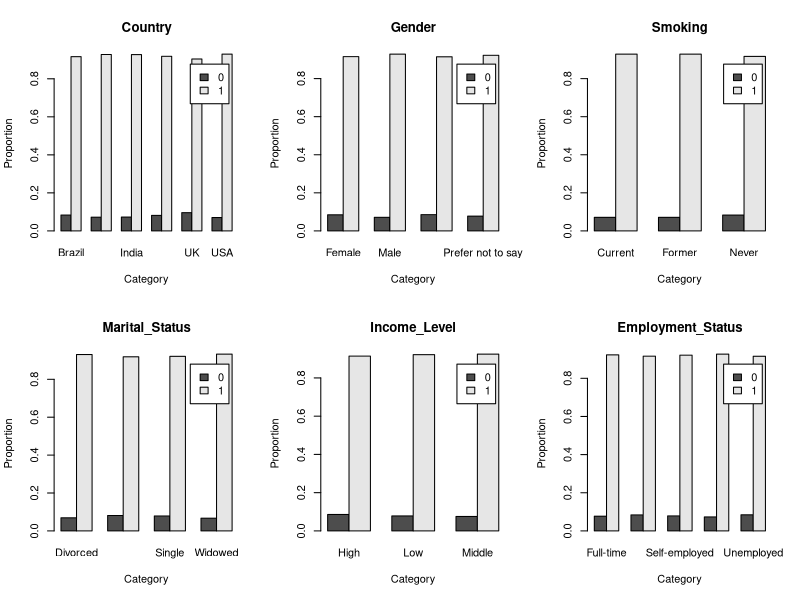
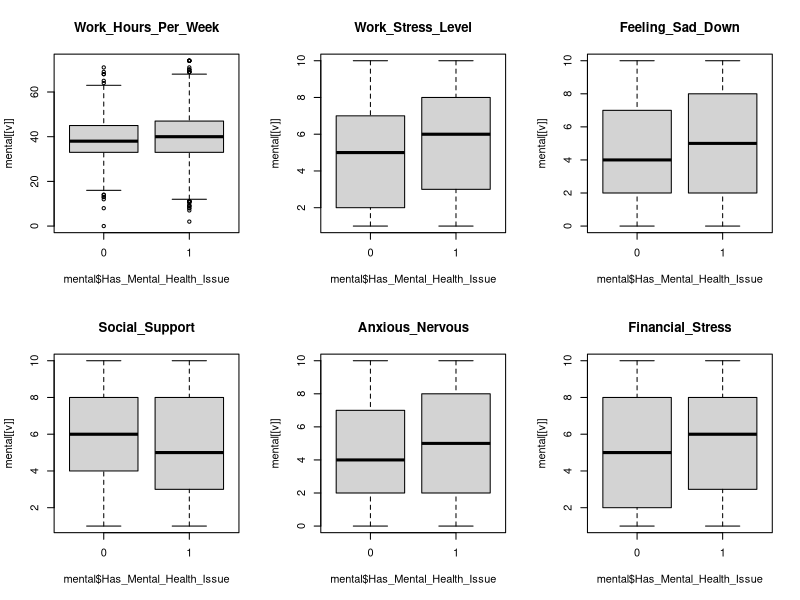

These figures' R source, in order:
setwd("/Users/utkusizanli/Desktop/UC3M/Statistical Learning/Midterm1")

# Load dataset
mental = read.csv("mental_health.csv")

# Check size and structure of data
dim(mental)     # number of rows and columns
str(mental)     # variable types

# Convert target variable to factor (classification task)
mental$Has_Mental_Health_Issue = as.factor(mental$Has_Mental_Health_Issue)

# Convert all character columns to factors automatically
mental[] = lapply(mental, function(x) if (is.character(x)) as.factor(x) else x)

# Check for missing values
colSums(is.na(mental))   # No missing values 

# Check data again after conversion
str(mental)
summary(mental)

# Check target distribution 
table(mental$Has_Mental_Health_Issue)
prop.table(table(mental$Has_Mental_Health_Issue))

# Notes: The target variable is highly imbalanced, with 7.84% of observations in class 0 and 92.16% in class 1. 
# This imbalance may affect classification performance, since models could favor the majority class.

# Select categorical variables (exclude target)
cat_vars = setdiff(names(mental)[sapply(mental, is.factor)], "Has_Mental_Health_Issue")

# Measure strength of association using chi-square statistic
chi_strength = sapply(cat_vars, function(v) {
  as.numeric(chisq.test(table(mental[[v]], mental$Has_Mental_Health_Issue))$statistic)
})

# Select top 6 categorical variables
top_vars_cat = names(sort(chi_strength, decreasing = TRUE))[1:6]

# Plot barplots for selected categorical variables
par(mfrow = c(2,3))

lapply(top_vars_cat, function(v) {
  tab = prop.table(table(mental[[v]], mental$Has_Mental_Health_Issue), 1)
  
  barplot(t(tab),
          beside = TRUE,
          main = v,
          legend.text = TRUE,
          xlab = "Category",
          ylab = "Proportion")
})

# Screen numeric predictors using t-tests
pvals = sapply(mental[sapply(mental, is.numeric)],
               function(x) t.test(x ~ mental$Has_Mental_Health_Issue)$p.value)

sort(pvals)   

# Compute mean difference between classes 
mean_diff = sapply(mental[sapply(mental, is.numeric)], function(x) {
  abs(mean(x[mental$Has_Mental_Health_Issue==1]) -
        mean(x[mental$Has_Mental_Health_Issue==0]))
})

sort(mean_diff, decreasing=TRUE)   

# Select top numeric predictors
top_vars = names(sort(mean_diff, decreasing=TRUE)[1:6])

# Plot boxplots for selected numeric predictors
par(mfrow=c(2,3))

lapply(top_vars, function(v) {
  boxplot(mental[[v]] ~ mental$Has_Mental_Health_Issue,
          main=v)
})

#EDA

# Demographic categorical variables (like gender, country, marital status) do not seem to strongly separate people with and without mental health issues.

# Psychological and stress-related numeric variables show clear differences between the two groups.

# Variables such as Work_Stress_Level, Feeling_Sad_Down, Financial_Stress, and Anxious_Nervous look like strong predictors of mental health issues.



# SOME CHANGES
